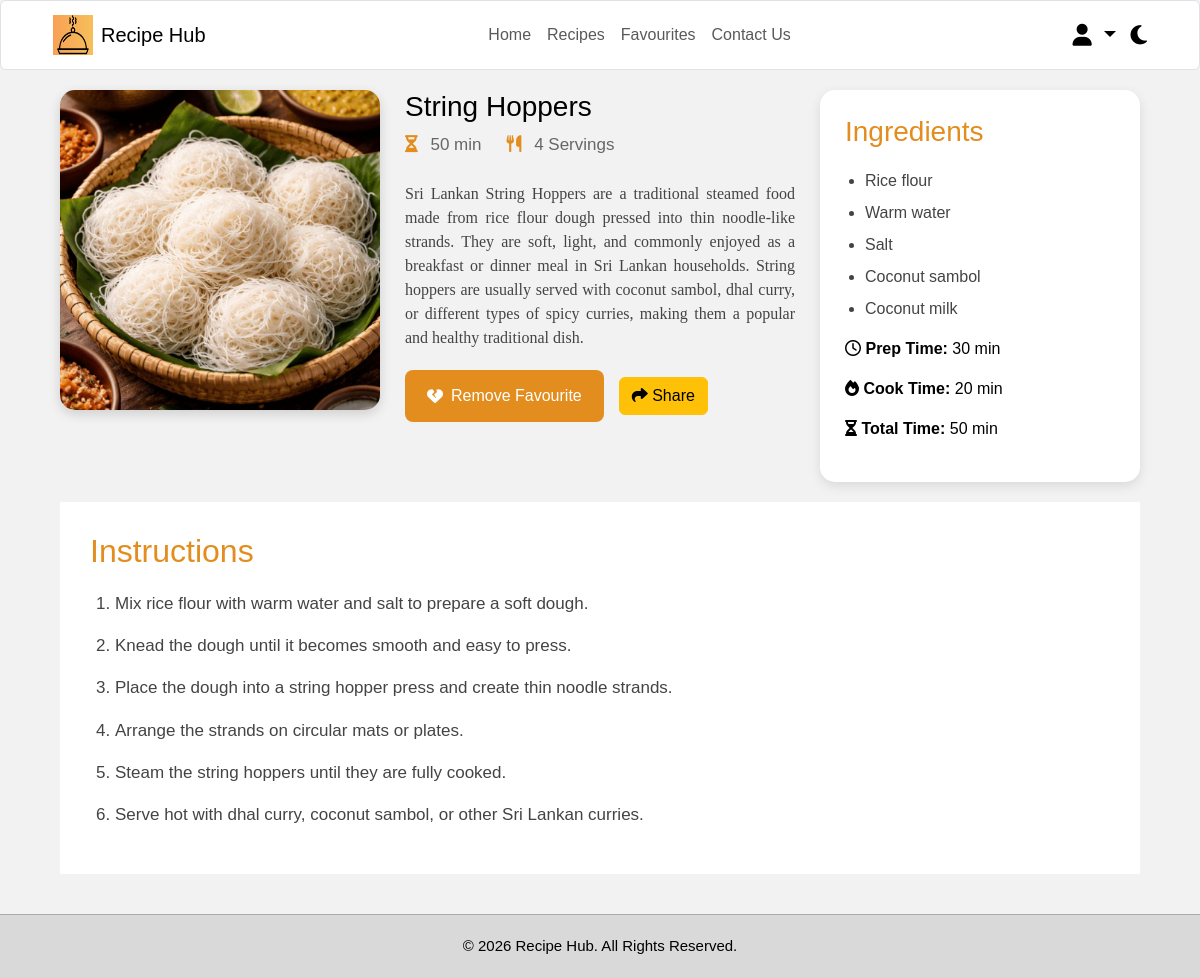
Screenshot of /Recipe-Details.php?recipe=stringhoppers (signed in) with the database file from the repository.
### tables this page shows
CREATE TABLE `recipes` (
  `id` int(11) NOT NULL,
  `recipe_key` varchar(100) DEFAULT NULL,
  `title` varchar(255) NOT NULL,
  `description` text DEFAULT NULL,
  `image` varchar(255) DEFAULT NULL,
  `ingredients` text NOT NULL,
  `instructions` text NOT NULL,
  `prep_time` varchar(50) DEFAULT NULL,
  `cook_time` varchar(50) DEFAULT NULL,
  `total_time` varchar(50) DEFAULT NULL,
  `servings` varchar(50) DEFAULT NULL,
  `user_id` int(11) DEFAULT NULL
);

### Recipe-Details.php (the view, shortened to what this page needs)
<?php
include "includes/db.php";
$recipeKey = isset($_GET["recipe"]) ? trim($_GET["recipe"]) : "";
$sql = "SELECT id, recipe_key, title, description, image,
               ingredients, instructions,
               prep_time, cook_time, total_time, servings
        FROM recipes
        WHERE recipe_key = ?";
$stmt = $conn->prepare($sql);
$stmt->execute([$recipeKey]);
$recipe = $stmt->fetch(PDO::FETCH_ASSOC);
$userId = $_SESSION["user_id"];
$sql = "SELECT id
        FROM favourites
        WHERE user_id = ?
        AND recipe_id = ?";
$stmt = $conn->prepare($sql);
$stmt->execute([
    $userId,
    $recipe["id"]
]);
$isFavourite = $stmt->fetch(PDO::FETCH_ASSOC);
?>
<!DOCTYPE html>
<html lang="en">
<head>
    <link
        rel="stylesheet"
        href="https://cdnjs.cloudflare.com/ajax/libs/font-awesome/6.5.0/css/all.min.css"
    >
    <link
        href="https://cdn.jsdelivr.net/npm/bootstrap@5.3.3/dist/css/bootstrap.min.css"
        rel="stylesheet"
    >
    <link rel="stylesheet" href="css/style.css">
</head>
<body>
<header>
    <nav class="navbar navbar-expand-lg bg-white border rounded">
        <div class="container-fluid">
            <a class="navbar-brand d-flex align-items-center"
               href="home.php">
                <img
                    src="Images/Logo/Recipe_Hub_logo.png"
                    width="40"
                    height="40"
                    class="me-2"
                    alt="Recipe Hub Logo"
                >
                <span>
                    Recipe Hub
                </span>
            </a>
            <div
                class="collapse navbar-collapse"
                id="navbarMenu"
            >
                <ul class="navbar-nav mx-auto">
                    <li class="nav-item">
                        <a
                            class="nav-link"
                            href="home.php"
                        >
                            Home
                        </a>
                    </li>
                    <li class="nav-item">
                        <a
                            class="nav-link"
                            href="recipes.php"
                        >
                            Recipes
                        </a>
                    </li>
                    <li class="nav-item">
                        <a
                            class="nav-link"
                            href="favourites.php"
                        >
                            Favourites
                        </a>
                    </li>
                    <li class="nav-item">
                        <a
                            class="nav-link"
                            href="Contacts.php"
                        >
                            Contact Us
                        </a>
                    </li>
                </ul>
                <div class="dropdown">
                    <a
                        href="#"
                        class="user-icon dropdown-toggle"
                        data-bs-toggle="dropdown"
                        aria-expanded="false"
                    >
                        <i class="fa-solid fa-user"></i>
                    </a>
                </div>
                <i class="fa-solid fa-moon mode-icon"></i>
            </div>
        </div>
    </nav>
</header>
<main>
    <section class="recipe-details">
        <div class="recipe-image">
            <img
                id="recipeImage"
                src="<?php echo htmlspecialchars($recipe["image"]); ?>"
                alt="<?php echo htmlspecialchars($recipe["title"]); ?>"
            >
        </div>
        <div class="recipe-content">
            <h3 id="recipeTitle">
                <?php echo htmlspecialchars($recipe["title"]); ?>
            </h3>
            <div class="recipe-meta">
                <span>
                    <i class="fa-solid fa-hourglass-half"></i>
                    <?php echo htmlspecialchars($recipe["total_time"]); ?>
                </span>
                <span>
                    <i class="fa-solid fa-utensils"></i>
                    <?php echo htmlspecialchars($recipe["servings"]); ?>
                </span>
            </div>
            <p id="recipeDescription">
                <?php echo htmlspecialchars($recipe["description"]); ?>
            </p>
            <div class="favourite-actions">
    <?php if ($isFavourite): ?>
        <form method="POST" action="Favourites.php">
            <button
                type="submit"
                class="fav-btn"
            >
                <i class="fa-solid fa-heart-crack"></i>
                Remove Favourite
            </button>
        </form>
    <?php endif; ?>
    <button
        id="shareRecipeBtn"
        class="btn btn-warning"
        type="button"
    >
        <i class="fa-solid fa-share"></i>
        Share
    </button>
</div>
        </div>
        <aside class="ingredients-box">
            <h2>
                Ingredients
            </h2>
            <ul id="recipeIngredients">
            <?php
                $ingredients = preg_split('/\r\n|\r|\n|,/', $recipe["ingredients"]);
            foreach ($ingredients as $ingredient):
             $ingredient = trim($ingredient);
             if ($ingredient !== ""):
                ?>
        <li>
            <?php echo htmlspecialchars($ingredient); ?>
        </li>
    <?php
        endif;
    endforeach;
    ?>
</ul>
            <div class="recipe-info">
                <p>
                    <i class="fa-regular fa-clock"></i>
                    <strong>Prep Time:</strong>
                    <?php echo htmlspecialchars($recipe["prep_time"]); ?>
                </p>
                <p>
                    <i class="fa-solid fa-fire"></i>
                    <strong>Cook Time:</strong>
                    <?php echo htmlspecialchars($recipe["cook_time"]); ?>
                </p>
                <p>
                    <i class="fa-solid fa-hourglass-half"></i>
                    <strong>Total Time:</strong>
                    <?php echo htmlspecialchars($recipe["total_time"]); ?>
                </p>
            </div>
        </aside>
    </section>
    <section class="instructions">
        <h2>
            Instructions
        </h2>
        <ol id="recipeInstructions">
    <?php
    $instructions = preg_split(
        '/\r\n|\r|\n/',
        $recipe["instructions"]
    );
    foreach ($instructions as $instruction):
        $instruction = trim($instruction);
        if ($instruction !== ""):
    ?>
        <li>
            <?php echo htmlspecialchars($instruction); ?>
        </li>
    <?php
        endif;
    endforeach;
    ?>
</ol>
    </section>
</main>
<footer>
    © 2026 Recipe Hub. All Rights Reserved.
</footer>
</body>
</html>

### css/Style.css (style rules this page uses)
* { margin:0; padding:0; box-sizing:border-box; font-family:Arial, Helvetica, sans-serif; }
body { background:#f2f2f2; min-height:100vh; color:black; display:flex; flex-direction:column; }
main { flex:1; }
footer { margin-top:auto; }
body { background:#f2f2f2; min-height:100vh; color:black; }
img { max-width:100%; }
a { text-decoration:none; }
header .navbar { height:70px; padding:8px 40px; background:white; border:1px solid #ddd; border-radius:10px; }
.user-icon, .mode-icon { font-size:22px; cursor:pointer; transition:0.3s; margin-left:15px; }
.recipe-details { display:grid; grid-template-columns:320px 1fr 320px; gap:25px; padding:20px 60px 20px; align-items:start; }
.recipe-image img { width:100%; height:320px; object-fit:cover; border-radius:15px; box-shadow:0 4px 12px rgba(0,0,0,0.15); }
.recipe-meta { display:flex; gap:25px; margin-bottom:25px; color:#666; font-size:17px; }
.recipe-meta i { color:#E28D1E; margin-right:8px; }
.recipe-content p { font-size:16px; line-height:1.5; font-family: "Georgia", serif;; color:#444; text-align:justify; }
.fav-btn, .share-btn { width:auto; padding:14px 22px; background:#E28D1E; color:white; border:none; border-radius:8px; font-size:16px; cursor:pointer; }
.ingredients-box { background:white; padding:25px; border-radius:15px; box-shadow:0 4px 12px rgba(0,0,0,0.1); }
.ingredients-box h2 { color:#E28D1E; font-size:28px; margin-bottom:20px; }
.ingredients-box ul { padding-left:20px; }
.ingredients-box li { margin-bottom:8px; color:#444; font-size:16px; }
.instructions { margin:0 60px 40px; background:white; padding:30px; }
.instructions h2 { font-size:32px; margin-bottom:20px; color:#E28D1E; }
.instructions ol { padding-left:25px; }
.instructions li { margin-bottom:15px; font-size:17px; line-height:1.6; color:#444; }
footer { width:100%; background:#D9D9D9; color:black; text-align:center; padding:20px; border-top:1px solid #aaa; font-size:15px; }
.dropdown .user-icon { color:black; font-size:22px; cursor:pointer; text-decoration:none; }
.favourite-actions { display: flex; align-items: center; gap: 15px; margin-top: 20px; }
.favourite-actions .fav-btn { display: inline-flex; align-items: center; justify-content: center; gap: 8px; text-decoration: none; cursor: pointer; }

### rows the page displays
recipes: image (picture), title "String Hoppers", total_time "50 min", servings "4 Servings", description "Sri Lankan String Hoppers are a traditional steamed food made from rice flour dough pressed into thin noodle-like strands. They are soft, light, and commonly enjoyed as a breakfast or dinner meal in Sri Lankan households. String hoppers are usually served with coconut sambol, dhal curry, or different types of spicy curries, making them a popular and healthy traditional dish.", ingredients "Rice flour", ingredients "Warm water", ingredients "Salt", ingredients "Coconut sambol", ingredients "Coconut milk", prep_time "30 min", cook_time "20 min", instructions "Mix rice flour with warm water and salt to prepare a soft dough.", instructions "Knead the dough until it becomes smooth and easy to press.", instructions "Place the dough into a string hopper press and create thin noodle strands.", instructions "Arrange the strands on circular mats or plates.", instructions "Steam the string hoppers until they are fully cooked.", instructions "Serve hot with dhal curry, coconut sambol, or other Sri Lankan curries."
